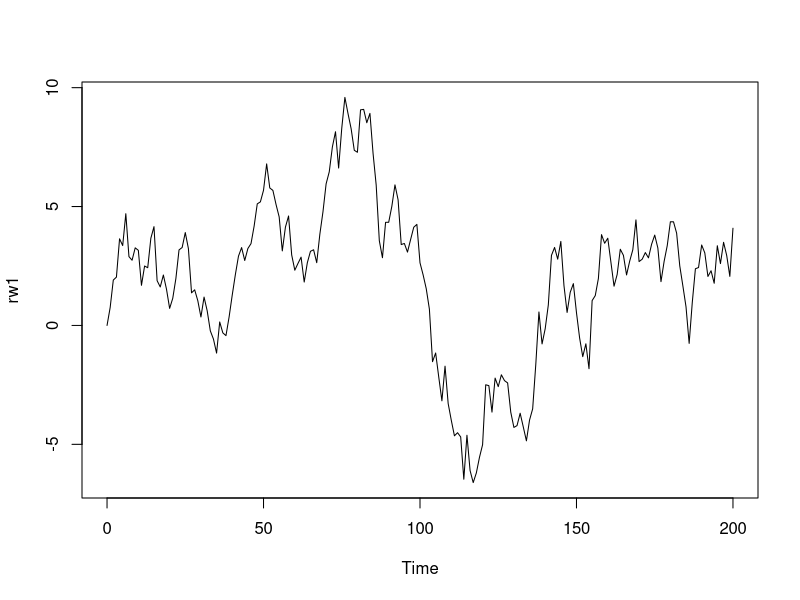
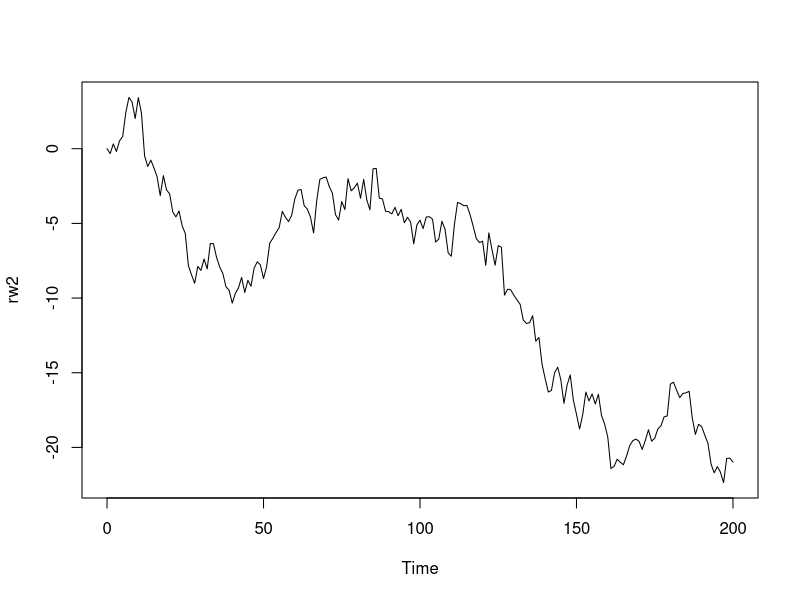
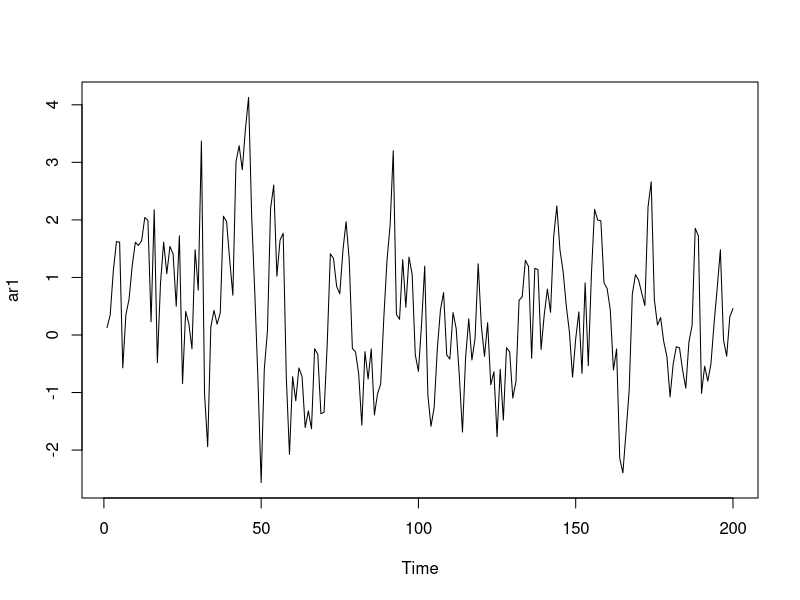
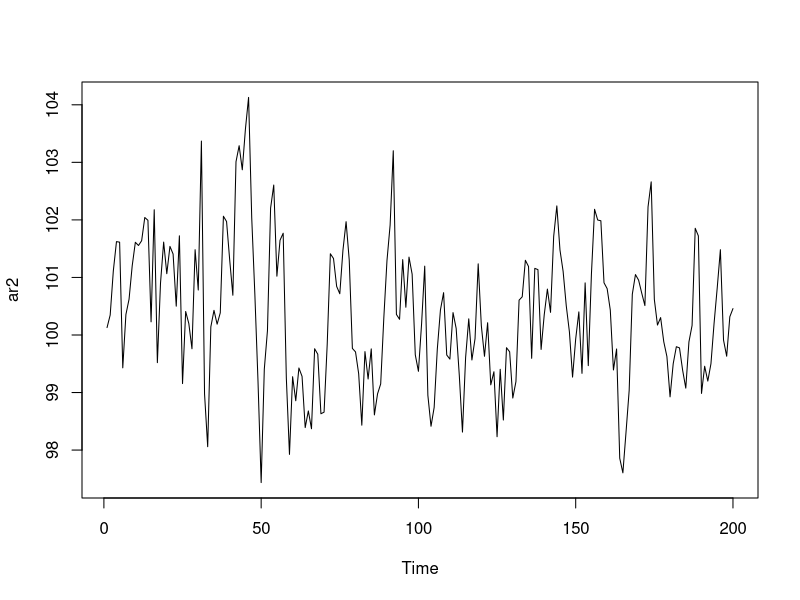
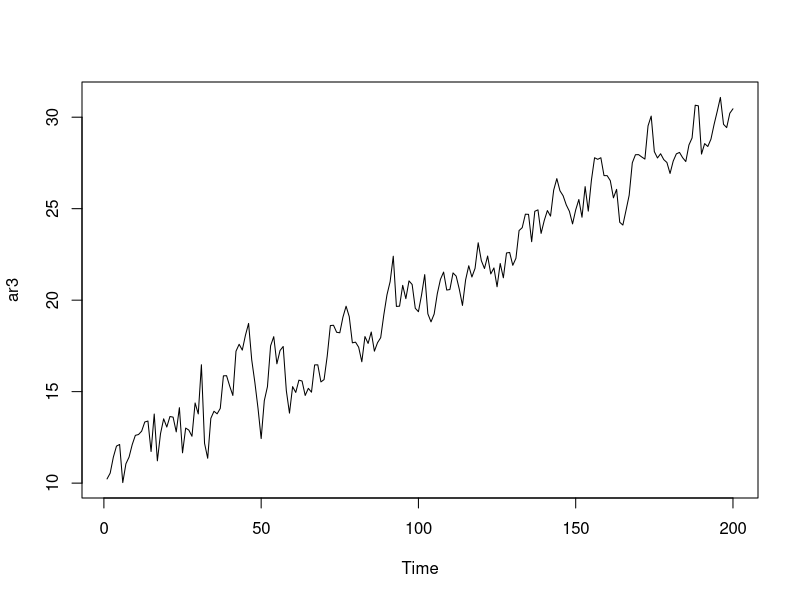
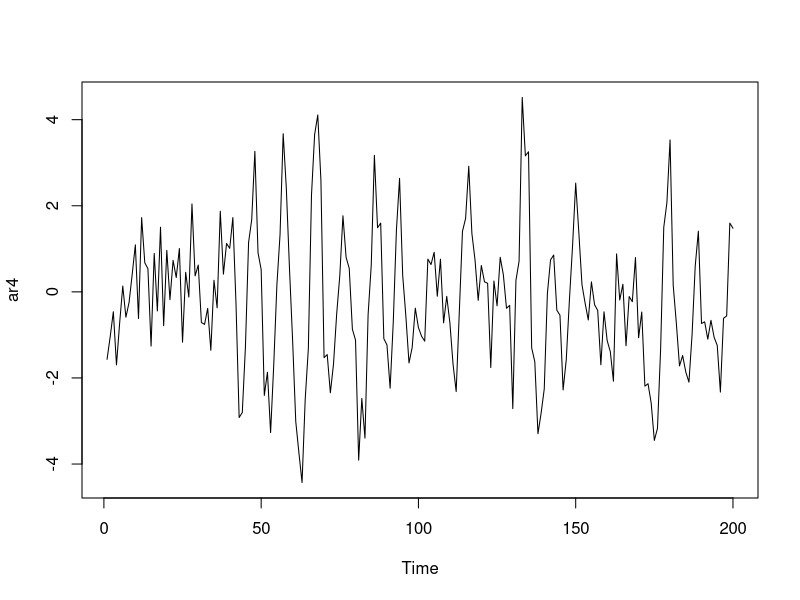

Write R code to recreate these figures, in order.
## ---- chunk 1
library(urca)
## ---- chunk 2
rw1 <- arima.sim(model = list(order = c(0, 1, 0)), n = 200)
rw2 <- arima.sim(model = list(order = c(0, 1, 0)), n = 200)

# rw2 <- 1.5 * rw1 + rnorm(n = 200)
plot(rw1)
plot(rw2)
## ---- chunk 3
linreg_fit <- lm(rw2 ~ rw1)
summary(linreg_fit)
## ---- chunk 4
summary(ur.df(rw1, type = "none", lags = 0))
## ---- chunk 5
set.seed(5445)
ar1 <- arima.sim(n = 200, model = list(ar = 0.7))
plot(ar1)
## ---- chunk 6
summary(ur.df(ar1, type = "none", lags = 0))
## ---- chunk 7
ar2 <- 100 + ar1
plot(ar2)
## ---- chunk 8
summary(ur.df(ar2, type = "none", lags = 0))
## ---- chunk 9
summary(ur.df(ar2, type = "drift", lags = 0))
## ---- chunk 10
ar3 <- 10 + 0.1*(1:length(ar1)) + ar1
plot(ar3)
## ---- chunk 11
summary(ur.df(ar3, type = "drift", lags = 0))
## ---- chunk 12
summary(ur.df(ar3, type = "trend", lags = 0))
## ---- chunk 13
set.seed(521)
ar4 <- arima.sim(n = 200, model = list(ar = c(0.6, 0.4, -0.7)))
plot(ar4)
## ---- chunk 14
summary(ur.df(ar4, type = "none", lags = 0))
## ---- chunk 15
summary(ur.df(ar4, type = "none", selectlags = "AIC"))
## ---- chunk 16
summary(ur.kpss(rw1))
summary(ur.kpss(ar1))
